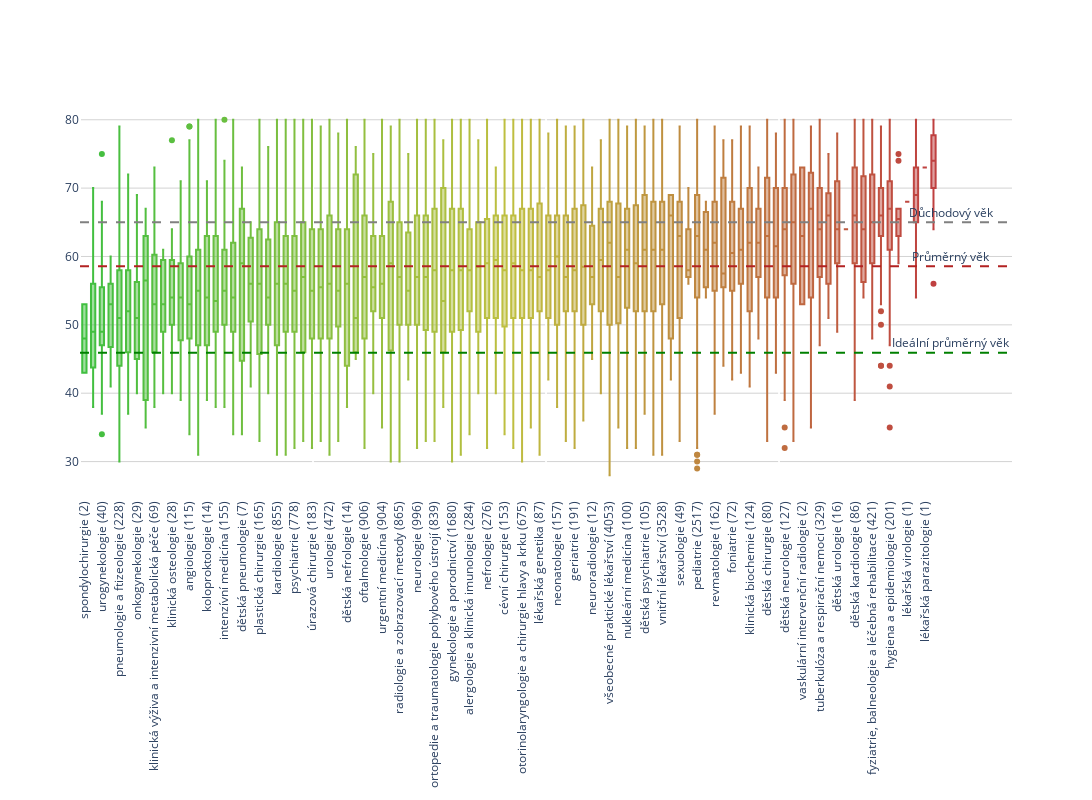

Notebook cell for this chart:
### Code cell
N = doctors_no_na.medical_specialty.nunique()     # Number of boxes

c = ['hsl('+str(h)+',50%'+',50%)' for h in np.linspace(120, 0, N)]


# Sort medical specialties by age
med_specialties = doctors_no_na.groupby('medical_specialty')['age_estimate'].mean()
med_specialties_sorted = med_specialties.sort_values().index

# Compute age mean
mean_age = doctors_no_na.age_estimate.mean()
optimal_mean_age = (65 + students[students.graduated == True].age_end.mean())/2

# Each box is represented by a dict that contains the data, the type, and the colour.
# Use list comprehension to describe N boxes, each with a different colour and with different randomly generated data:
fig = go.Figure(data=[go.Box(
    y=doctors_no_na[doctors_no_na.medical_specialty == ms].age_estimate.to_list(),
    marker_color=c[i],
    name=f'{ms} ({len(doctors_no_na[doctors_no_na.medical_specialty == ms])}) '
    ) for i, ms in enumerate(med_specialties_sorted)])

# format the layout
fig.update_layout(
    xaxis=dict(showgrid=False),
    yaxis=dict(zeroline=False, gridcolor='lightgray'),
    paper_bgcolor='rgb(255,255,255)',
    plot_bgcolor='rgb(255,255,255)',
    autosize=False,
    width=2000,
    height=800,
    showlegend=False,
)
fig.update_xaxes(tickangle=-90)


# Real age mean
fig.layout.xaxis2 = go.layout.XAxis(overlaying='x', range=[0, 2], showticklabels=False)
fig.add_scatter(x = [0, 2], y = [mean_age, mean_age], mode='lines', xaxis='x2',
                            showlegend=False, line=dict(dash='dash', color = "firebrick", width = 2))
fig.add_annotation(x=N+1, y=mean_age,
            text="Průměrný věk",
            showarrow=False,
            yshift=10)

# Optimal age mean
fig.layout.xaxis3 = go.layout.XAxis(overlaying='x', range=[0, 2], showticklabels=False)
fig.add_scatter(x = [0, 2], y = [optimal_mean_age, optimal_mean_age], mode='lines', xaxis='x3',
                            showlegend=False, line=dict(dash='dash', color = "green", width = 2))
fig.add_annotation(x=N+1, y=optimal_mean_age,
            text="Ideální průměrný věk",
            showarrow=False,
            yshift=10)

fig.layout.xaxis4 = go.layout.XAxis(overlaying='x', range=[0, 2], showticklabels=False)
fig.add_scatter(x = [0, 2], y = [65, 65], mode='lines', xaxis='x4',
                            showlegend=False, line=dict(dash='dash', color = "gray", width = 2))
fig.add_annotation(x=N+1, y=65,
            text="Důchodový věk",
            showarrow=False,
            yshift=10)

fig.show()

fig.write_html(IMAGE_PATH+"medical_specialty.html")

### Figure 1 — Plotly figure (JSON) as saved in the notebook; plotly's stock layout.template omitted (floating-point values rounded to 4 significant figures; data arrays with more than 128 entries replaced by an {"elided": "..."} marker saying what was removed)
{"data": [{"marker": {"color": "hsl(120.0,50%,50%)"}, "name": "spondylochirurgie (2) ", "type": "box", "y": [53, 43]}, {"marker": {"color": "hsl(118.76288659793815,50%,50%)"}, "name": "dětská gastroenterologie a hepatologie (21) ", "type": "box", "y": [55, 42, 44, 43, 49, 44, 54, 60, 51, 70, 38, 51, 41, 65, 56, 61, 49, 41, 45, 56, 49]}, {"marker": {"color": "hsl(117.52577319587628,50%,50%)"}, "name": "urogynekologie (40) ", "type": "box", "y": [49, 63, 41, 75, 48, 49, 68, 55, 53, 53, 47, 37, 64, 55, 54, 44, 48, 57, 60, 64, 62, 41, 51, 46, 55, 48, 34, 49, 49, 44, 48, 43, 56, 47, 65, 39, 52, 47, 54, 49]}, {"marker": {"color": "hsl(116.28865979381443,50%,50%)"}, "name": "dětská endokrinologie a diabetologie (9) ", "type": "box", "y": [41, 53, 56, 47, 60, 46, 56, 54, 53]}, {"marker": {"color": "hsl(115.05154639175258,50%,50%)"}, "name": "pneumologie a ftizeologie (228) ", "type": "box", "y": {"elided": "228 int values"}}, {"marker": {"color": "hsl(113.81443298969072,50%,50%)"}, "name": "gerontopsychiatrie (38) ", "type": "box", "y": [52, 52, 64, 42, 41, 53, 50, 61, 61, 42, 72, 43, 60, 46, 47, 47, 46, 40, 51, 62, 57, 63, 55, 49, 42, 62, 55, 58, 53, 46, 37, 52, 51, 69, 49, 53, 48, 55]}, {"marker": {"color": "hsl(112.57731958762886,50%,50%)"}, "name": "onkogynekologie (29) ", "type": "box", "y": [63, 61, 44, 49, 47, 56, 68, 56, 45, 41, 57, 53, 40, 41, 55, 56, 50, 51, 67, 47, 64, 56, 69, 41, 56, 45, 46, 48, 45]}, {"marker": {"color": "hsl(111.34020618556701,50%,50%)"}, "name": "onkourologie (8) ", "type": "box", "y": [63, 63, 39, 58, 55, 39, 67, 35]}, {"marker": {"color": "hsl(110.10309278350516,50%,50%)"}, "name": "klinická výživa a intenzivní metabolická péče (69) ", "type": "box", "y": [38, 38, 64, 63, 57, 66, 64, 63, 43, 56, 47, 64, 41, 54, 61, 47, 45, 63, 49, 49, 48, 62, 52, 47, 55, 56, 45, 42, 38, 45, 55, 51, 39, 49, 63, 46, 51, 55, 40, 46, 47, 73, 51, 51, 72, 54, 46, 54, 53, 57, 41, 45, 53, 60, 63, 47, 65, 62, 46, 63, 51, 53, 53, 66, 58, 60, 57, 43, 49]}, {"marker": {"color": "hsl(108.8659793814433,50%,50%)"}, "name": "psychosomatika (5) ", "type": "box", "y": [52, 59, 61, 53, 40]}, {"marker": {"color": "hsl(107.62886597938144,50%,50%)"}, "name": "klinická osteologie (28) ", "type": "box", "y": [40, 51, 77, 41, 61, 60, 53, 48, 55, 62, 56, 40, 52, 52, 56, 57, 50, 55, 62, 55, 47, 64, 59, 64, 42, 51, 50, 52]}, {"marker": {"color": "hsl(106.39175257731958,50%,50%)"}, "name": "reprodukční medicína (33) ", "type": "box", "y": [39, 47, 54, 43, 59, 53, 50, 41, 62, 52, 58, 62, 57, 46, 54, 44, 59, 57, 48, 71, 61, 43, 68, 52, 59, 54, 57, 53, 43, 55, 60, 68, 54]}, {"marker": {"color": "hsl(105.15463917525773,50%,50%)"}, "name": "angiologie (115) ", "type": "box", "y": [63, 44, 52, 58, 57, 54, 69, 53, 58, 45, 43, 46, 51, 62, 43, 51, 34, 48, 57, 51, 46, 54, 49, 48, 51, 52, 49, 79, 45, 44, 39, 72, 77, 45, 48, 44, 44, 51, 51, 45, 48, 52, 53, 69, 52, 63, 60, 38, 47, 47, 61, 56, 73, 49, 57, 47, 44, 57, 48, 52, 67, 67, 79, 65, 43, 50, 60, 58, 42, 56, 61, 60, 50, 46, 50, 56, 55, 66, 54, 49, 58, 69, 64, 64, 39, 63, 60, 64, 56, 71, 51, 49, 52, 41, 49, 58, 54, 57, 40, 61, 67, 66, 35, 51, 62, 52, 55, 57, 49, 45, 55, 55, 64, 60, 67]}, {"marker": {"color": "hsl(103.91752577319588,50%,50%)"}, "name": "rehabilitační a fyzikální medicína (435) ", "type": "box", "y": {"elided": "435 int values"}}, {"marker": {"color": "hsl(102.68041237113403,50%,50%)"}, "name": "koloproktologie (14) ", "type": "box", "y": [47, 39, 46, 55, 63, 47, 69, 67, 44, 53, 71, 52, 56, 59]}, {"marker": {"color": "hsl(101.44329896907216,50%,50%)"}, "name": "algeziologie (34) ", "type": "box", "y": [49, 42, 80, 47, 53, 56, 52, 39, 62, 59, 49, 50, 70, 53, 57, 67, 59, 62, 49, 40, 65, 41, 54, 52, 71, 53, 52, 44, 38, 63, 66, 63, 59, 64]}, {"marker": {"color": "hsl(100.20618556701031,50%,50%)"}, "name": "intenzívní medicína (155) ", "type": "box", "y": {"elided": "155 int values"}}, {"marker": {"color": "hsl(98.96907216494846,50%,50%)"}, "name": "paliativní medicína (114) ", "type": "box", "y": [67, 39, 44, 63, 70, 51, 48, 53, 80, 44, 50, 36, 41, 40, 73, 77, 58, 63, 55, 76, 52, 54, 51, 54, 54, 57, 62, 62, 63, 72, 55, 43, 61, 49, 42, 58, 62, 70, 63, 54, 66, 45, 51, 59, 59, 34, 67, 45, 47, 56, 69, 63, 62, 56, 60, 65, 57, 60, 39, 52, 44, 70, 71, 71, 53, 54, 47, 55, 41, 45, 53, 46, 48, 53, 43, 53, 53, 57, 53, 64, 48, 58, 55, 56, 54, 47, 53, 36, 62, 47, 78, 53, 49, 66, 65, 62, 64, 52, 49, 73, 59, 50, 57, 64, 49, 50, 54, 45, 64, 60, 53, 41, 50, 54]}, {"marker": {"color": "hsl(97.73195876288659,50%,50%)"}, "name": "dětská pneumologie (7) ", "type": "box", "y": [59, 73, 43, 69, 34, 61, 50]}, {"marker": {"color": "hsl(96.49484536082474,50%,50%)"}, "name": "dětská radiologie (7) ", "type": "box", "y": [41, 55, 64, 56, 65, 49, 59]}, {"marker": {"color": "hsl(95.25773195876289,50%,50%)"}, "name": "plastická chirurgie (165) ", "type": "box", "y": {"elided": "165 int values"}}, {"marker": {"color": "hsl(94.02061855670104,50%,50%)"}, "name": "onkochirurgie (52) ", "type": "box", "y": [54, 52, 68, 73, 64, 64, 64, 47, 50, 46, 50, 42, 63, 52, 46, 56, 65, 76, 62, 62, 52, 57, 68, 51, 61, 57, 48, 48, 64, 67, 44, 53, 66, 51, 46, 62, 44, 62, 59, 53, 53, 50, 54, 56, 54, 64, 49, 47, 59, 40, 50, 59]}, {"marker": {"color": "hsl(92.78350515463917,50%,50%)"}, "name": "kardiologie (855) ", "type": "box", "y": {"elided": "855 int values"}}, {"marker": {"color": "hsl(91.54639175257732,50%,50%)"}, "name": "anesteziologie a intenzivní medicína (1538) ", "type": "box", "y": {"elided": "1538 int values"}}, {"marker": {"color": "hsl(90.30927835051546,50%,50%)"}, "name": "psychiatrie (778) ", "type": "box", "y": {"elided": "778 int values"}}, {"marker": {"color": "hsl(89.0721649484536,50%,50%)"}, "name": "gastroenterologie (457) ", "type": "box", "y": {"elided": "457 int values"}}, {"marker": {"color": "hsl(87.83505154639175,50%,50%)"}, "name": "úrazová chirurgie (183) ", "type": "box", "y": {"elided": "183 int values"}}, {"marker": {"color": "hsl(86.5979381443299,50%,50%)"}, "name": "neurochirurgie (108) ", "type": "box", "y": [51, 52, 64, 59, 64, 76, 48, 54, 47, 47, 63, 48, 69, 42, 68, 55, 50, 51, 52, 53, 65, 51, 67, 59, 48, 60, 40, 68, 63, 69, 76, 52, 59, 48, 41, 57, 56, 56, 73, 52, 68, 61, 54, 57, 44, 54, 43, 48, 68, 48, 59, 66, 75, 63, 64, 58, 41, 44, 39, 47, 48, 40, 75, 55, 48, 46, 56, 43, 38, 52, 61, 66, 52, 44, 68, 77, 64, 52, 43, 58, 51, 57, 59, 60, 63, 53, 48, 79, 53, 59, 54, 66, 69, 72, 69, 57, 64, 39, 57, 71, 76, 53, 33, 39, 50, 44, 51, 67]}, {"marker": {"color": "hsl(85.36082474226804,50%,50%)"}, "name": "urologie (472) ", "type": "box", "y": {"elided": "472 int values"}}, {"marker": {"color": "hsl(84.12371134020619,50%,50%)"}, "name": "kardiochirurgie (77) ", "type": "box", "y": [63, 33, 56, 67, 67, 36, 45, 75, 46, 47, 64, 73, 53, 50, 51, 54, 49, 55, 60, 60, 61, 42, 64, 63, 61, 47, 58, 71, 50, 73, 57, 65, 51, 45, 55, 52, 53, 48, 58, 36, 35, 45, 65, 67, 60, 70, 55, 47, 62, 76, 66, 52, 50, 61, 54, 45, 78, 46, 50, 50, 63, 66, 54, 66, 38, 55, 57, 75, 43, 64, 52, 49, 55, 58, 58, 55, 75]}, {"marker": {"color": "hsl(82.88659793814432,50%,50%)"}, "name": "dětská nefrologie (14) ", "type": "box", "y": [38, 64, 59, 62, 73, 46, 53, 80, 44, 50, 44, 60, 78, 40]}, {"marker": {"color": "hsl(81.64948453608247,50%,50%)"}, "name": "dětská onkologie a hematologie (10) ", "type": "box", "y": [76, 46, 45, 45, 56, 51, 51, 72, 50, 73]}, {"marker": {"color": "hsl(80.41237113402062,50%,50%)"}, "name": "oftalmologie (906) ", "type": "box", "y": {"elided": "906 int values"}}, {"marker": {"color": "hsl(79.17525773195877,50%,50%)"}, "name": "perinatologie a fetomaternální medicína (32) ", "type": "box", "y": [63, 63, 52, 75, 74, 55, 56, 64, 59, 51, 62, 53, 52, 41, 46, 67, 59, 52, 56, 59, 49, 53, 40, 69, 66, 59, 52, 40, 55, 50, 71, 53]}, {"marker": {"color": "hsl(77.93814432989691,50%,50%)"}, "name": "urgentní medicína (904) ", "type": "box", "y": {"elided": "904 int values"}}, {"marker": {"color": "hsl(76.70103092783505,50%,50%)"}, "name": "infekční lékařství (211) ", "type": "box", "y": {"elided": "211 int values"}}, {"marker": {"color": "hsl(75.4639175257732,50%,50%)"}, "name": "radiologie a zobrazovací metody (865) ", "type": "box", "y": {"elided": "865 int values"}}, {"marker": {"color": "hsl(74.22680412371133,50%,50%)"}, "name": "intervenční radiologie (40) ", "type": "box", "y": [49, 53, 53, 54, 50, 56, 44, 68, 60, 45, 62, 55, 72, 68, 57, 55, 50, 54, 49, 47, 49, 65, 64, 54, 50, 70, 75, 47, 55, 69, 71, 63, 61, 63, 60, 54, 72, 57, 42, 46]}, {"marker": {"color": "hsl(72.98969072164948,50%,50%)"}, "name": "neurologie (996) ", "type": "box", "y": {"elided": "996 int values"}}, {"marker": {"color": "hsl(71.75257731958763,50%,50%)"}, "name": "patologie (231) ", "type": "box", "y": {"elided": "231 int values"}}, {"marker": {"color": "hsl(70.51546391752578,50%,50%)"}, "name": "ortopedie a traumatologie pohybového ústrojí (839) ", "type": "box", "y": {"elided": "839 int values"}}, {"marker": {"color": "hsl(69.27835051546391,50%,50%)"}, "name": "dětská dermatovenerologie (24) ", "type": "box", "y": [56, 66, 42, 72, 44, 38, 68, 51, 77, 70, 46, 41, 70, 51, 48, 47, 74, 69, 46, 66, 76, 49, 46, 72]}, {"marker": {"color": "hsl(68.04123711340206,50%,50%)"}, "name": "gynekologie a porodnictví (1680) ", "type": "box", "y": {"elided": "1680 int values"}}, {"marker": {"color": "hsl(66.8041237113402,50%,50%)"}, "name": "dermatovenerologie (583) ", "type": "box", "y": {"elided": "583 int values"}}, {"marker": {"color": "hsl(65.56701030927834,50%,50%)"}, "name": "alergologie a klinická imunologie (284) ", "type": "box", "y": {"elided": "284 int values"}}, {"marker": {"color": "hsl(64.3298969072165,50%,50%)"}, "name": "popáleninová medicína (16) ", "type": "box", "y": [53, 60, 65, 77, 57, 55, 69, 65, 71, 51, 64, 40, 42, 65, 46, 47]}, {"marker": {"color": "hsl(63.092783505154635,50%,50%)"}, "name": "nefrologie (276) ", "type": "box", "y": {"elided": "276 int values"}}, {"marker": {"color": "hsl(61.855670103092784,50%,50%)"}, "name": "hrudní chirurgie (38) ", "type": "box", "y": [73, 64, 64, 56, 70, 62, 47, 45, 52, 61, 52, 72, 44, 68, 51, 51, 67, 72, 65, 41, 40, 48, 60, 63, 52, 66, 62, 60, 53, 72, 54, 71, 72, 57, 47, 59, 46, 51]}, {"marker": {"color": "hsl(60.618556701030926,50%,50%)"}, "name": "cévní chirurgie (153) ", "type": "box", "y": {"elided": "153 int values"}}, {"marker": {"color": "hsl(59.38144329896907,50%,50%)"}, "name": "endokrinologie a diabetologie (660) ", "type": "box", "y": {"elided": "660 int values"}}, {"marker": {"color": "hsl(58.144329896907216,50%,50%)"}, "name": "otorinolaryngologie a chirurgie hlavy a krku (675) ", "type": "box", "y": {"elided": "675 int values"}}, {"marker": {"color": "hsl(56.90721649484536,50%,50%)"}, "name": "hematologie a transfuzní lékařství (326) ", "type": "box", "y": {"elided": "326 int values"}}, {"marker": {"color": "hsl(55.670103092783506,50%,50%)"}, "name": "lékařská genetika (87) ", "type": "box", "y": [72, 53, 57, 54, 70, 43, 53, 52, 54, 39, 59, 69, 60, 48, 38, 75, 69, 64, 41, 69, 70, 74, 80, 54, 46, 39, 75, 76, 69, 64, 53, 48, 71, 47, 62, 62, 55, 55, 64, 64, 48, 56, 51, 74, 45, 51, 54, 56, 59, 53, 64, 66, 51, 65, 68, 32, 50, 69, 62, 51, 60, 57, 76, 61, 54, 74, 42, 47, 31, 74, 67, 57, 64, 60, 52, 68, 71, 56, 69, 64, 54, 63, 55, 65, 53, 52, 53]}, {"marker": {"color": "hsl(54.43298969072164,50%,50%)"}, "name": "návykové nemoci (28) ", "type": "box", "y": [68, 42, 69, 46, 58, 48, 51, 58, 54, 77, 78, 58, 42, 50, 73, 66, 51, 43, 63, 53, 59, 57, 77, 54, 65, 62, 66, 52]}, {"marker": {"color": "hsl(53.19587628865979,50%,50%)"}, "name": "neonatologie (157) ", "type": "box", "y": {"elided": "157 int values"}}, {"marker": {"color": "hsl(51.95876288659794,50%,50%)"}, "name": "lékařská mikrobiologie (192) ", "type": "box", "y": {"elided": "192 int values"}}, {"marker": {"color": "hsl(50.72164948453607,50%,50%)"}, "name": "geriatrie (191) ", "type": "box", "y": {"elided": "191 int values"}}, {"marker": {"color": "hsl(49.48453608247422,50%,50%)"}, "name": "radiační onkologie (176) ", "type": "box", "y": {"elided": "176 int values"}}, {"marker": {"color": "hsl(48.24742268041237,50%,50%)"}, "name": "neuroradiologie (12) ", "type": "box", "y": [64, 53, 53, 57, 57, 45, 65, 73, 56, 71, 53, 60]}, {"marker": {"color": "hsl(47.01030927835052,50%,50%)"}, "name": "pracovní lékařství (46) ", "type": "box", "y": [62, 62, 66, 72, 52, 61, 43, 77, 71, 51, 57, 61, 54, 58, 67, 53, 49, 62, 70, 55, 66, 40, 52, 70, 55, 41, 72, 67, 49, 64, 56, 61, 51, 45, 44, 58, 71, 77, 61, 48, 56, 68, 73, 46, 54, 69]}, {"marker": {"color": "hsl(45.77319587628865,50%,50%)"}, "name": "všeobecné praktické lékařství (4053) ", "type": "box", "y": {"elided": "4053 int values"}}, {"marker": {"color": "hsl(44.5360824742268,50%,50%)"}, "name": "korektivní dermatologie (39) ", "type": "box", "y": [67, 59, 57, 57, 57, 75, 55, 53, 56, 48, 71, 69, 50, 35, 68, 56, 38, 75, 80, 49, 62, 57, 49, 51, 53, 75, 48, 76, 46, 54, 43, 46, 60, 76, 67, 79, 67, 62, 63]}, {"marker": {"color": "hsl(43.29896907216495,50%,50%)"}, "name": "nukleární medicína (100) ", "type": "box", "y": [73, 76, 77, 60, 64, 65, 71, 53, 55, 62, 52, 66, 76, 66, 62, 74, 60, 48, 68, 61, 56, 62, 61, 32, 62, 64, 44, 64, 54, 62, 77, 43, 60, 38, 79, 60, 62, 53, 67, 70, 75, 58, 41, 43, 56, 65, 74, 68, 43, 48, 62, 58, 63, 62, 56, 50, 68, 40, 36, 54, 75, 67, 68, 63, 40, 53, 66, 46, 52, 67, 57, 59, 61, 54, 59, 50, 51, 48, 73, 42, 54, 66, 33, 73, 46, 47, 66, 55, 65, 63, 56, 52, 73, 58, 77, 69, 61, 37, 73, 69]}, {"marker": {"color": "hsl(42.061855670103085,50%,50%)"}, "name": "klinická onkologie (280) ", "type": "box", "y": {"elided": "280 int values"}}, {"marker": {"color": "hsl(40.824742268041234,50%,50%)"}, "name": "dětská psychiatrie (105) ", "type": "box", "y": [58, 61, 52, 52, 75, 62, 69, 51, 50, 74, 61, 62, 67, 66, 69, 47, 59, 59, 57, 68, 47, 78, 56, 63, 79, 65, 38, 64, 49, 53, 56, 63, 72, 67, 60, 79, 57, 55, 67, 41, 64, 72, 57, 58, 45, 52, 73, 70, 58, 75, 75, 74, 70, 69, 71, 68, 44, 38, 49, 48, 46, 63, 46, 37, 43, 72, 78, 57, 71, 72, 62, 75, 63, 58, 62, 59, 59, 43, 76, 52, 50, 45, 61, 73, 74, 57, 69, 50, 53, 63, 56, 58, 63, 54, 40, 77, 39, 56, 38, 67, 41, 53, 67, 61, 64]}, {"marker": {"color": "hsl(39.58762886597938,50%,50%)"}, "name": "chirurgie (1785) ", "type": "box", "y": {"elided": "1785 int values"}}, {"marker": {"color": "hsl(38.35051546391752,50%,50%)"}, "name": "vnitřní lékařství (3528) ", "type": "box", "y": {"elided": "3528 int values"}}, {"marker": {"color": "hsl(37.113402061855666,50%,50%)"}, "name": "medicína dlouhodobé péče (6) ", "type": "box", "y": [48, 64, 69, 68, 42, 69]}, {"marker": {"color": "hsl(35.876288659793815,50%,50%)"}, "name": "sexuologie (49) ", "type": "box", "y": [63, 67, 60, 68, 77, 74, 79, 45, 64, 48, 41, 50, 53, 65, 64, 77, 76, 51, 72, 68, 70, 61, 53, 67, 42, 70, 51, 57, 55, 65, 75, 55, 64, 51, 68, 46, 33, 68, 70, 63, 40, 52, 44, 79, 68, 53, 68, 50, 55]}, {"marker": {"color": "hsl(34.63917525773195,50%,50%)"}, "name": "maxilofaciální chirurgie (4) ", "type": "box", "y": [56, 70, 58, 58]}, {"marker": {"color": "hsl(33.4020618556701,50%,50%)"}, "name": "pediatrie (2517) ", "type": "box", "y": {"elided": "2517 int values"}}, {"marker": {"color": "hsl(32.16494845360825,50%,50%)"}, "name": "dětská revmatologie (4) ", "type": "box", "y": [57, 68, 54, 65]}, {"marker": {"color": "hsl(30.927835051546396,50%,50%)"}, "name": "revmatologie (162) ", "type": "box", "y": {"elided": "162 int values"}}, {"marker": {"color": "hsl(29.69072164948453,50%,50%)"}, "name": "klinická farmakologie (20) ", "type": "box", "y": [47, 55, 57, 55, 75, 75, 57, 51, 67, 56, 65, 57, 44, 73, 58, 70, 74, 77, 58, 56]}, {"marker": {"color": "hsl(28.45360824742268,50%,50%)"}, "name": "foniatrie (72) ", "type": "box", "y": [59, 67, 56, 69, 71, 67, 57, 73, 62, 48, 67, 77, 61, 55, 68, 59, 67, 68, 76, 56, 48, 72, 42, 72, 53, 69, 58, 57, 59, 54, 70, 69, 53, 54, 58, 64, 50, 60, 73, 55, 58, 55, 50, 50, 58, 52, 56, 72, 54, 66, 66, 62, 71, 66, 76, 74, 59, 45, 56, 55, 65, 65, 68, 62, 63, 58, 60, 68, 53, 53, 70, 70]}, {"marker": {"color": "hsl(27.216494845360828,50%,50%)"}, "name": "gynekologie dětí a dospívajících (60) ", "type": "box", "y": [64, 61, 64, 47, 64, 57, 56, 68, 55, 64, 59, 60, 73, 55, 57, 59, 65, 61, 47, 63, 63, 69, 67, 78, 72, 78, 50, 70, 71, 57, 78, 53, 48, 77, 52, 62, 58, 68, 66, 67, 60, 44, 59, 63, 47, 61, 61, 46, 56, 74, 64, 79, 61, 62, 62, 54, 56, 79, 58, 43]}, {"marker": {"color": "hsl(25.979381443298962,50%,50%)"}, "name": "klinická biochemie (124) ", "type": "box", "y": [62, 73, 74, 52, 70, 55, 42, 74, 71, 51, 78, 64, 47, 70, 72, 76, 46, 74, 74, 69, 75, 68, 66, 51, 67, 53, 61, 57, 64, 72, 52, 77, 51, 77, 76, 68, 52, 65, 64, 51, 43, 53, 55, 48, 70, 63, 56, 47, 61, 56, 62, 76, 55, 51, 49, 59, 62, 73, 55, 57, 43, 46, 45, 67, 45, 78, 65, 77, 52, 53, 70, 41, 69, 49, 48, 58, 49, 71, 43, 76, 59, 70, 51, 52, 51, 69, 60, 70, 70, 77, 61, 79, 66, 70, 72, 58, 62, 71, 70, 70, 53, 59, 76, 59, 66, 76, 51, 59, 65, 69, 65, 50, 63, 61, 55, 61, 58, 52, 65, 65, 75, 45, 58, 61]}, {"marker": {"color": "hsl(24.74226804123711,50%,50%)"}, "name": "hyperbarická medicína a oxygenoterapie (18) ", "type": "box", "y": [57, 48, 69, 51, 60, 62, 59, 67, 62, 70, 63, 73, 60, 57, 50, 70, 64, 66]}, {"marker": {"color": "hsl(23.50515463917526,50%,50%)"}, "name": "dětská chirurgie (80) ", "type": "box", "y": [67, 73, 48, 65, 72, 54, 62, 68, 77, 78, 69, 75, 51, 56, 79, 69, 64, 48, 50, 34, 56, 43, 53, 48, 72, 68, 71, 33, 62, 52, 64, 43, 56, 63, 55, 67, 39, 66, 56, 77, 46, 72, 61, 78, 61, 63, 58, 62, 67, 74, 44, 49, 76, 49, 76, 41, 61, 54, 63, 63, 57, 72, 69, 60, 62, 46, 63, 46, 62, 73, 65, 80, 67, 77, 75, 59, 79, 66, 65, 72]}, {"marker": {"color": "hsl(22.268041237113394,50%,50%)"}, "name": "dětská otorinolaryngologie (48) ", "type": "box", "y": [69, 44, 61, 75, 72, 52, 48, 78, 68, 50, 68, 70, 61, 54, 78, 62, 47, 61, 56, 70, 57, 52, 74, 43, 57, 60, 68, 66, 68, 73, 76, 76, 70, 44, 52, 59, 70, 72, 59, 71, 66, 61, 53, 73, 54, 63, 54, 50]}, {"marker": {"color": "hsl(21.030927835051543,50%,50%)"}, "name": "dětská neurologie (127) ", "type": "box", "y": [54, 78, 74, 70, 48, 72, 69, 64, 52, 66, 62, 72, 65, 53, 63, 52, 72, 72, 74, 39, 64, 72, 59, 60, 60, 71, 59, 35, 76, 45, 54, 66, 70, 48, 58, 60, 65, 67, 57, 52, 73, 61, 69, 60, 63, 63, 40, 67, 64, 60, 72, 54, 80, 43, 77, 59, 43, 67, 80, 56, 51, 67, 64, 74, 58, 62, 68, 54, 46, 65, 68, 69, 67, 64, 70, 75, 57, 59, 59, 67, 70, 59, 70, 58, 76, 60, 63, 68, 62, 68, 54, 74, 64, 69, 61, 42, 67, 47, 55, 79, 65, 78, 64, 55, 50, 52, 67, 65, 69, 61, 70, 56, 61, 62, 62, 32, 73, 58, 70, 70, 76, 70, 40, 48, 75, 68, 74]}, {"marker": {"color": "hsl(19.79381443298969,50%,50%)"}, "name": "soudní lékařství (174) ", "type": "box", "y": {"elided": "174 int values"}}, {"marker": {"color": "hsl(18.556701030927826,50%,50%)"}, "name": "vaskulární intervenční radiologie (2) ", "type": "box", "y": [53, 73]}, {"marker": {"color": "hsl(17.319587628865975,50%,50%)"}, "name": "tělovýchovné lékařství (81) ", "type": "box", "y": [47, 35, 45, 45, 77, 54, 79, 66, 57, 76, 76, 66, 61, 47, 63, 73, 42, 72, 45, 35, 68, 47, 79, 65, 45, 68, 69, 76, 62, 70, 54, 65, 67, 72, 79, 69, 70, 52, 71, 43, 77, 41, 72, 61, 67, 74, 56, 63, 67, 75, 43, 73, 65, 68, 43, 62, 69, 78, 70, 54, 70, 68, 75, 75, 66, 66, 78, 76, 70, 43, 66, 77, 76, 50, 49, 79, 68, 69, 51, 56, 67]}, {"marker": {"color": "hsl(16.082474226804123,50%,50%)"}, "name": "tuberkulóza a respirační nemoci (329) ", "type": "box", "y": {"elided": "329 int values"}}, {"marker": {"color": "hsl(14.845360824742258,50%,50%)"}, "name": "dětská hygiena (7) ", "type": "box", "y": [53, 75, 66, 67, 51, 70, 65]}, {"marker": {"color": "hsl(13.608247422680407,50%,50%)"}, "name": "dětská urologie (16) ", "type": "box", "y": [64, 64, 53, 72, 53, 72, 70, 61, 49, 73, 57, 64, 63, 67, 78, 63]}, {"marker": {"color": "hsl(12.371134020618555,50%,50%)"}, "name": "biomedicinská kybernetika (1) ", "type": "box", "y": [64]}, {"marker": {"color": "hsl(11.13402061855669,50%,50%)"}, "name": "dětská kardiologie (86) ", "type": "box", "y": [44, 68, 69, 72, 77, 61, 66, 57, 77, 70, 72, 72, 66, 68, 69, 73, 75, 79, 66, 71, 74, 62, 61, 49, 57, 55, 68, 59, 65, 61, 75, 80, 62, 44, 57, 54, 62, 77, 58, 70, 59, 74, 59, 39, 69, 75, 72, 51, 70, 57, 64, 73, 46, 74, 53, 78, 64, 63, 71, 73, 59, 73, 63, 80, 78, 69, 60, 69, 79, 41, 60, 68, 59, 51, 44, 73, 67, 42, 65, 67, 76, 43, 79, 53, 53, 62]}, {"marker": {"color": "hsl(9.896907216494839,50%,50%)"}, "name": "lékařská bakteriologie (5) ", "type": "box", "y": [57, 64, 69, 54, 80]}, {"marker": {"color": "hsl(8.659793814432987,50%,50%)"}, "name": "fyziatrie, balneologie a léčebná rehabilitace (421) ", "type": "box", "y": {"elided": "421 int values"}}, {"marker": {"color": "hsl(7.422680412371136,50%,50%)"}, "name": "veřejné zdravotnictví (46) ", "type": "box", "y": [57, 69, 68, 76, 66, 63, 52, 72, 44, 71, 74, 63, 67, 61, 63, 66, 74, 58, 79, 70, 44, 70, 74, 69, 62, 53, 69, 66, 65, 60, 61, 66, 69, 77, 69, 74, 70, 64, 70, 65, 68, 50, 63, 69, 65, 65]}, {"marker": {"color": "hsl(6.185567010309271,50%,50%)"}, "name": "hygiena a epidemiologie (201) ", "type": "box", "y": {"elided": "201 int values"}}, {"marker": {"color": "hsl(4.948453608247419,50%,50%)"}, "name": "tuberkulóza a respirační nemoci v dětském věku (10) ", "type": "box", "y": [67, 63, 65, 64, 66, 63, 59, 67, 75, 74]}, {"marker": {"color": "hsl(3.711340206185568,50%,50%)"}, "name": "lékařská virologie (1) ", "type": "box", "y": [68]}, {"marker": {"color": "hsl(2.4742268041237025,50%,50%)"}, "name": "lékařská imunologie (151) ", "type": "box", "y": {"elided": "151 int values"}}, {"marker": {"color": "hsl(1.2371134020618513,50%,50%)"}, "name": "lékařská parazitologie (1) ", "type": "box", "y": [73]}, {"marker": {"color": "hsl(0.0,50%,50%)"}, "name": "sociální lékařství a organizace zdravotnictví (47) ", "type": "box", "y": [70, 79, 71, 74, 74, 79, 71, 72, 77, 74, 70, 79, 71, 80, 75, 79, 80, 75, 69, 71, 68, 70, 73, 80, 68, 77, 77, 79, 77, 56, 78, 80, 77, 78, 75, 67, 75, 70, 73, 79, 64, 67, 72, 73, 67, 69, 68]}, {"line": {"color": "firebrick", "dash": "dash", "width": 2}, "mode": "lines", "showlegend": false, "type": "scatter", "x": [0, 2], "xaxis": "x2", "y": [58.56, 58.56]}, {"line": {"color": "green", "dash": "dash", "width": 2}, "mode": "lines", "showlegend": false, "type": "scatter", "x": [0, 2], "xaxis": "x3", "y": [45.93, 45.93]}, {"line": {"color": "gray", "dash": "dash", "width": 2}, "mode": "lines", "showlegend": false, "type": "scatter", "x": [0, 2], "xaxis": "x4", "y": [65, 65]}], "layout": {"annotations": [{"showarrow": false, "text": "Průměrný věk", "x": 99, "y": 58.56, "yshift": 10}, {"showarrow": false, "text": "Ideální průměrný věk", "x": 99, "y": 45.93, "yshift": 10}, {"showarrow": false, "text": "Důchodový věk", "x": 99, "y": 65, "yshift": 10}], "autosize": false, "height": 800, "paper_bgcolor": "rgb(255,255,255)", "plot_bgcolor": "rgb(255,255,255)", "showlegend": false, "width": 2000, "xaxis": {"showgrid": false, "tickangle": -90}, "xaxis2": {"overlaying": "x", "range": [0, 2], "showticklabels": false}, "xaxis3": {"overlaying": "x", "range": [0, 2], "showticklabels": false}, "xaxis4": {"overlaying": "x", "range": [0, 2], "showticklabels": false}, "yaxis": {"gridcolor": "lightgray", "zeroline": false}}}
